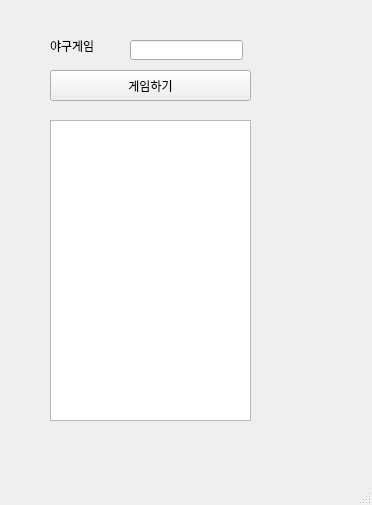
<?xml version="1.0" encoding="UTF-8"?>
<ui version="4.0">
 <class>MainWindow</class>
 <widget class="QMainWindow" name="MainWindow">
  <property name="geometry">
   <rect>
    <x>0</x>
    <y>0</y>
    <width>372</width>
    <height>505</height>
   </rect>
  </property>
  <property name="windowTitle">
   <string>MainWindow</string>
  </property>
  <widget class="QWidget" name="centralwidget">
   <widget class="QLabel" name="label">
    <property name="geometry">
     <rect>
      <x>50</x>
      <y>40</y>
      <width>56</width>
      <height>12</height>
     </rect>
    </property>
    <property name="text">
     <string>야구게임</string>
    </property>
   </widget>
   <widget class="QPushButton" name="pb">
    <property name="geometry">
     <rect>
      <x>50</x>
      <y>70</y>
      <width>201</width>
      <height>31</height>
     </rect>
    </property>
    <property name="text">
     <string>게임하기</string>
    </property>
   </widget>
   <widget class="QLineEdit" name="le">
    <property name="geometry">
     <rect>
      <x>130</x>
      <y>40</y>
      <width>113</width>
      <height>20</height>
     </rect>
    </property>
   </widget>
   <widget class="QTextEdit" name="te">
    <property name="geometry">
     <rect>
      <x>50</x>
      <y>120</y>
      <width>201</width>
      <height>301</height>
     </rect>
    </property>
   </widget>
  </widget>
  <widget class="QMenuBar" name="menubar">
   <property name="geometry">
    <rect>
     <x>0</x>
     <y>0</y>
     <width>372</width>
     <height>21</height>
    </rect>
   </property>
  </widget>
  <widget class="QStatusBar" name="statusbar"/>
 </widget>
 <resources/>
 <connections/>
</ui>
